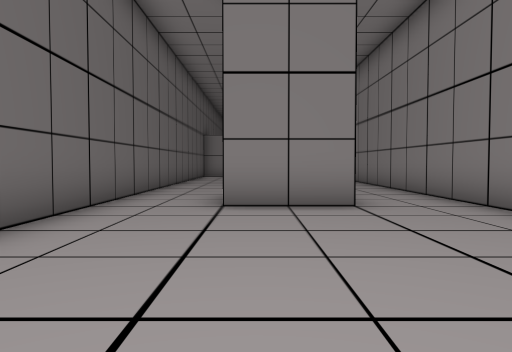
[1] (above)

13 first-person views from a walk through a 3-D level made in the Unity game engine. The camera is 1.3 m above the floor, tilts 2° down and sees 70° across. The floor is counted in squares, 2 m on a side. Each view is taken from the middle of a square. On the plan, view 1 faces up. The plan holds only what a view shows up to about 11 squares ahead; the rest is blank. The place goes on beyond the plan. The player is left out. Some surface patterns are stand-ins.

[2]
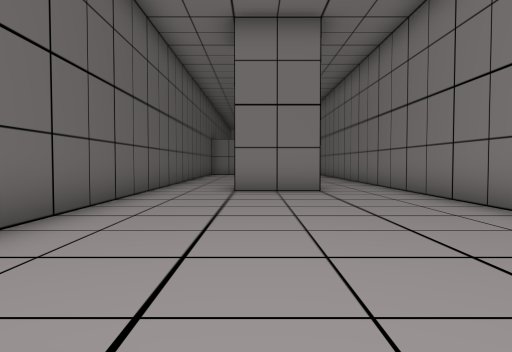

[3]
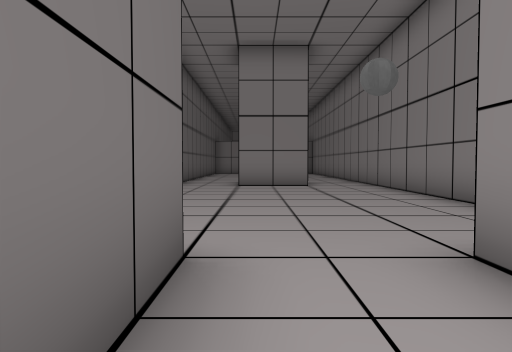

[4]
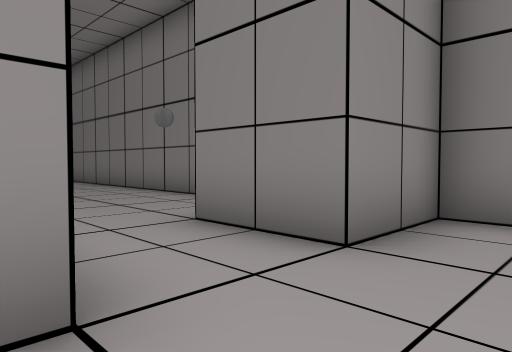

[5]
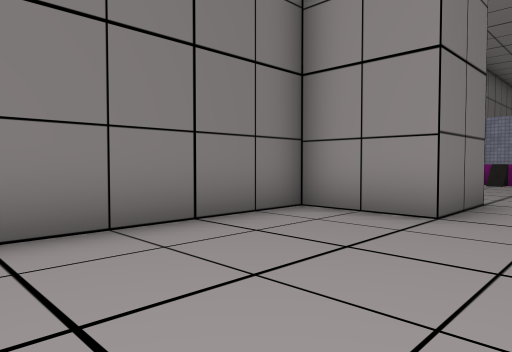

[6]
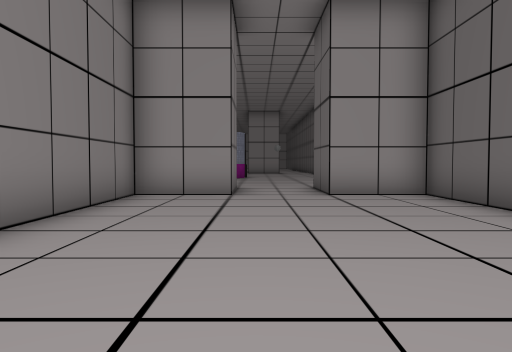

[7]
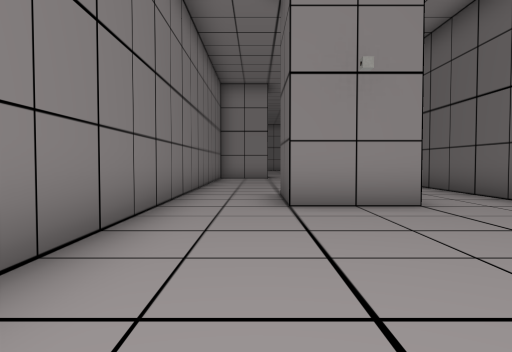

[8]
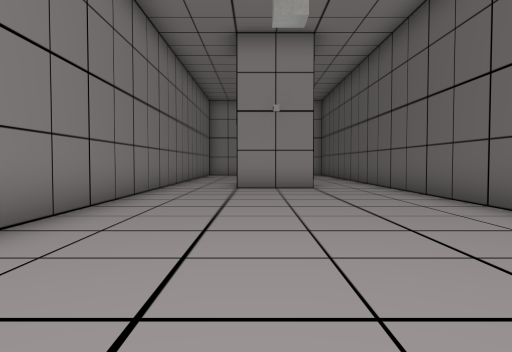

[9]
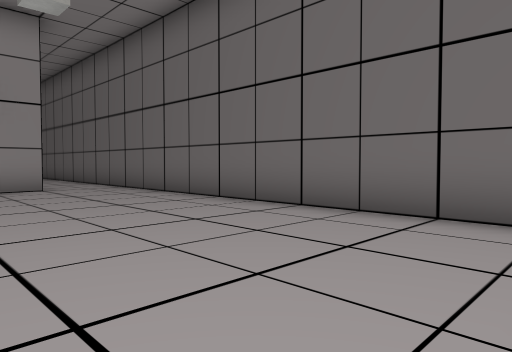

[10]
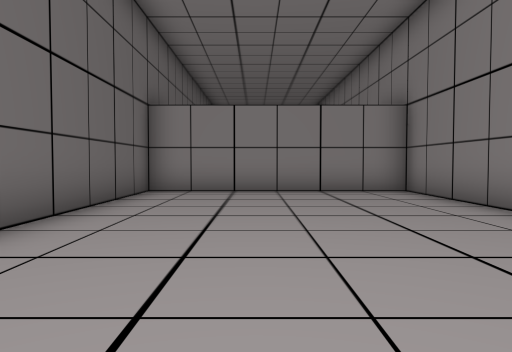

[11]
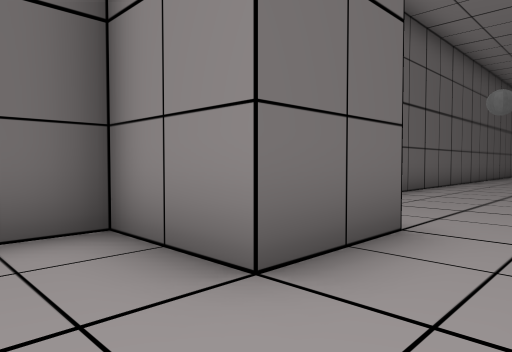

[12]
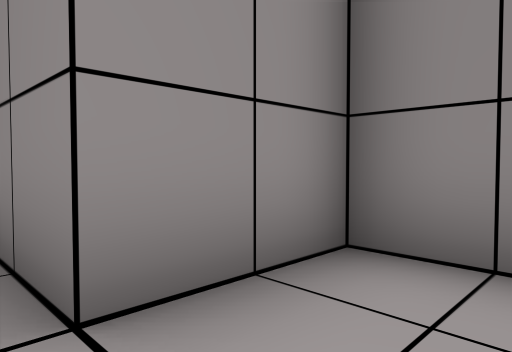

[13]
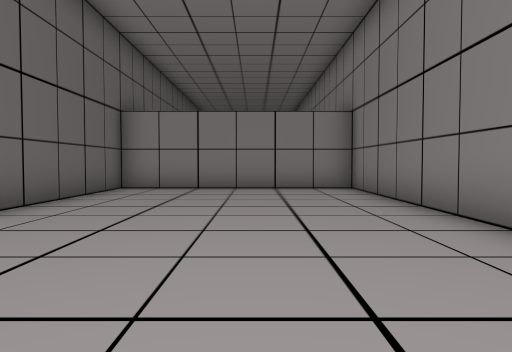

### Floor plan
Points are (right, up) in squares from view 1. A wall is a line through its corners. A room is listed if a view was taken in it or the views show most of it. See-through windows are left out.
Room 1 (views 1, 5, 6)
walls: (1.5, -2.5) (3.5, -2.5) (3.5, 7.5); (1.5, 7.5) (1.5, 5.5) (-0.5, 5.5); (-2.5, 7.5) (-2.5, -2.5) (-0.5, -2.5)
ways out: opening at (0.5, -3.5) to room 2; opening at (-1.5, 6.5) to room 3; opening at (2.5, 6.5) to room 3
Room 2 (views 2, 3, 4, 11, 12)
walls: (-0.5, -2.5) (-0.5, -4.5) (-2.5, -4.5) (-2.5, -5.5); (3.5, -5.6) (3.5, -4.5) (1.5, -4.5) (1.5, -2.5)
ways out: opening at (0.5, -3.5) to room 1
Room 3 (views 7, 8, 9, 10, 13)
walls: (-0.6, 7.5) (1.5, 7.5); (3.5, 7.5) (3.5, 17.5) (-2.5, 17.5) (-2.5, 7.5)
ways out: opening at (-1.5, 6.5) to room 1; opening at (2.5, 6.5) to room 1

Where each view was taken, in squares from view 1:
view 1: 0 up, 0 right, facing up
view 2: 3 down, 0 right, facing up
view 3: 5 down, 0 right, facing up
view 4: 6 down, 1 left, facing up-right
view 5: 2 up, 0 right, facing down-right
view 6: 5 up, 1 right, facing down
view 7: 13 up, 2 right, facing down
view 8: 17 up, 1 right, facing down
view 9: 17 up, 2 right, facing down-left
view 10: 9 up, 0 right, facing up
view 11: 6 down, 1 right, facing up-left
view 12: 6 down, 1 right, facing up-right
view 13: 8 up, 1 right, facing up
